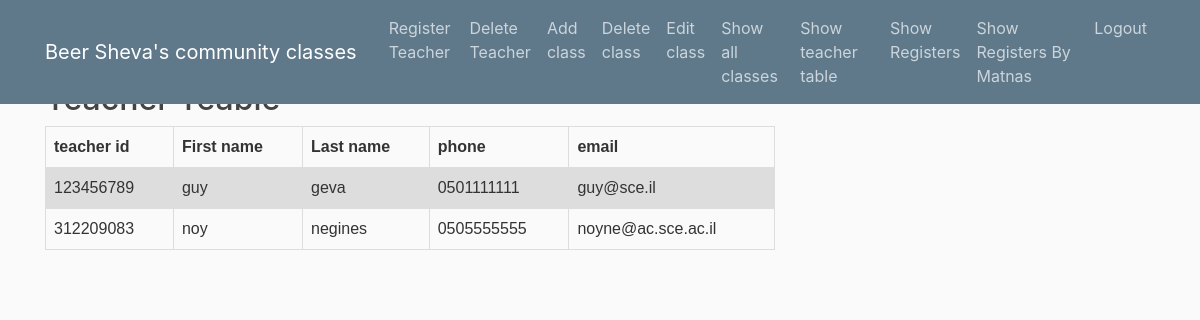
The page /TeacherTable/ on the database as committed earlier.
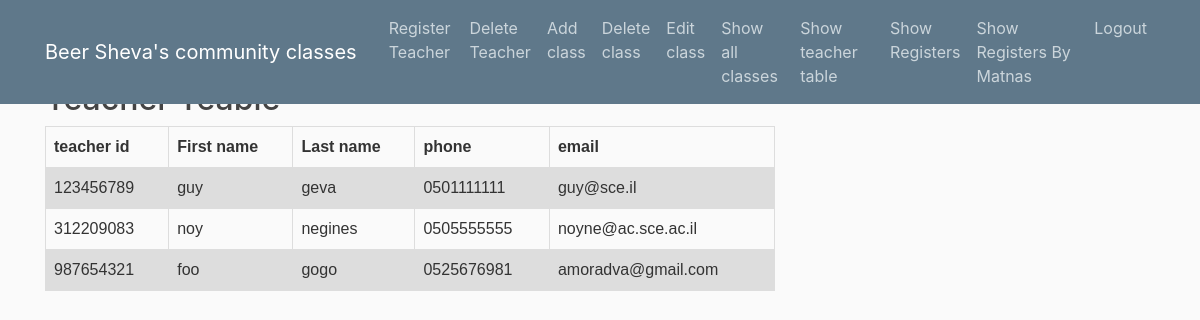
The same page on the database as committed later.
### users/models.py (models this page shows, shortened)
class UserProfile(models.Model):
	user = models.OneToOneField(User , on_delete = models.CASCADE)
	phone = models.CharField(max_length=10)
	t_id = models.CharField(max_length=9, unique = True)
	aboutMe=models.TextField(default='')

### users/views.py (the view)
# urls.py: path('TeacherTable/',user_views.TeacherTable,name ='TeacherTable'),
def TeacherTable(request):
    Ttable=UserProfile.objects.all()
    context = {'Ttable': Ttable}
    return render(request,'Admin1/TeacherTable.html',context)

### users/templates/Admin1/TeacherTable.html (shortened to what this page needs)
{% extends "Admin1/baseAdmin.html" %}
{% block content %}
<html>
<head>
</head>
<body>
<h2>Teacher Teable</h2>
<table>
  <tr>
    <th>teacher id</th>
    <th>First name</th>
    <th>Last name</th>
    <th>phone</th>
    <th>email</th>
  </tr>
  {% for T in Ttable%}
    <tr>
    <td>{{T.t_id}}</td>
    <td>{{T.user.first_name}}</td>
    <td>{{T.user.last_name}}</td>
    <td>{{T.phone }}</td>
    <td>{{T.user.email }}</td>
  </tr>
  {% endfor %}
</body>
</html>
{% endblock content %}

Rows that differ between the two databases and show on the page:
added UserProfile: t_id "987654321", user.first_name "foo", user.last_name "gogo", phone "0525676981", user.email "amoradva@gmail.com"
